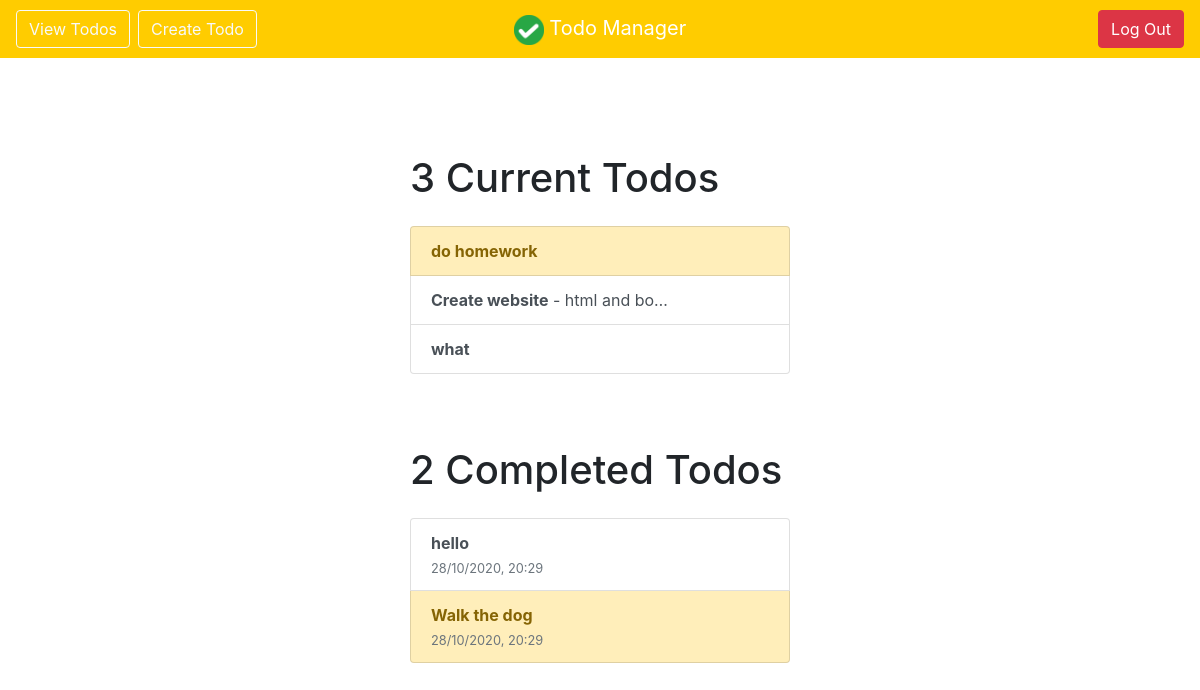
/todos (signed in), run on an earlier commit of the app's database.
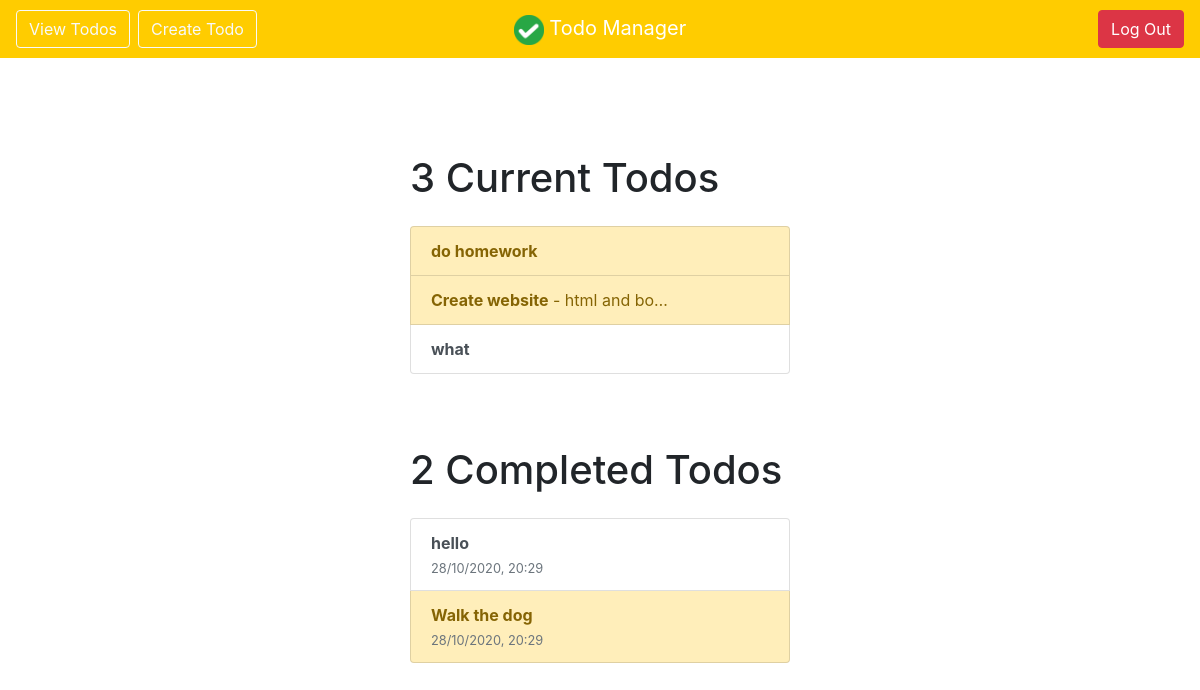
And on a later commit of the database.
### todo/models.py (models this page shows, shortened)
class Todo(Model):
    title = CharField(max_length=100)
    memo = TextField(blank=True)
    importance = BooleanField(default=False)
    createDate = DateTimeField(auto_now_add=True)
    completeDate = DateTimeField(blank=True, null=True)
    user = ForeignKey(User, on_delete=CASCADE)

### todo/views.py (the view)
# urls.py: path('todos', views.todos, name='todos'),
@login_required
def todos(request):
    current = Todo.objects.filter(
        user=request.user, completeDate__isnull=True).order_by("-createDate")
    done = Todo.objects.filter(
        user=request.user, completeDate__isnull=False).order_by("-completeDate")
    return render(request, 'todo/todos.html', {'current': current, 'done': done})

### todo/templates/todo/todos.html
{% extends 'todo/base.html' %}
{% block content %}
<div class="row justify-content-center">
    <div class="col-lg-4 col-md-5 col-sm-5 col-xs-5">
        <h1 class="mt-5">{{current.count}} Current Todo{{current.count|pluralize}}</h1>
        <ul class="list-group mt-4">
            {% for todo in current %}
            {% if todo.importance %}
            <a class="list-group-item list-group-item-action list-group-item-warning" href="{% url 'detail' todo.id %}">
                <b>{{todo.title}}</b>
                {% if todo.memo %}
                - {{todo.memo|truncatechars:12}}
                {% endif %}
            </a>
            {% else %}
            <a class="list-group-item list-group-item-action" href="{% url 'detail' todo.id %}">
                <b>{{todo.title}}</b>
                {% if todo.memo %}
                - {{todo.memo|truncatechars:12}}
                {% endif %}
                {% endif %}
            </a>
            {% endfor %}
        </ul>
        <br>
        <h1 class="mt-5">{{done.count}} Completed Todo{{done.count|pluralize}}</h1>
        <ul class="list-group mt-4">
            {% for todo in done %}
            {% if todo.importance %}
            <a class="list-group-item list-group-item-action list-group-item-warning" href="{% url 'detail' todo.id %}">
                <b>{{todo.title}}</b>
                <small class="form-text text-muted">{{todo.completeDate|date:'j/m/Y, H:i'}}</small>
            </a>
            {% else %}
            <a class="list-group-item list-group-item-action" href="{% url 'detail' todo.id %}">
                <b>{{todo.title}}</b><br>
                <small class="form-text text-muted">{{todo.completeDate|date:'j/m/Y, H:i'}}</small>
            </a>
            {% endif %}
            {% endfor %}
        </ul>
    </div>
</div>
{% endblock content %}

What changed in the data, as far as the page shows it:
changed Todo "Create website": importance False → True (drawn)
